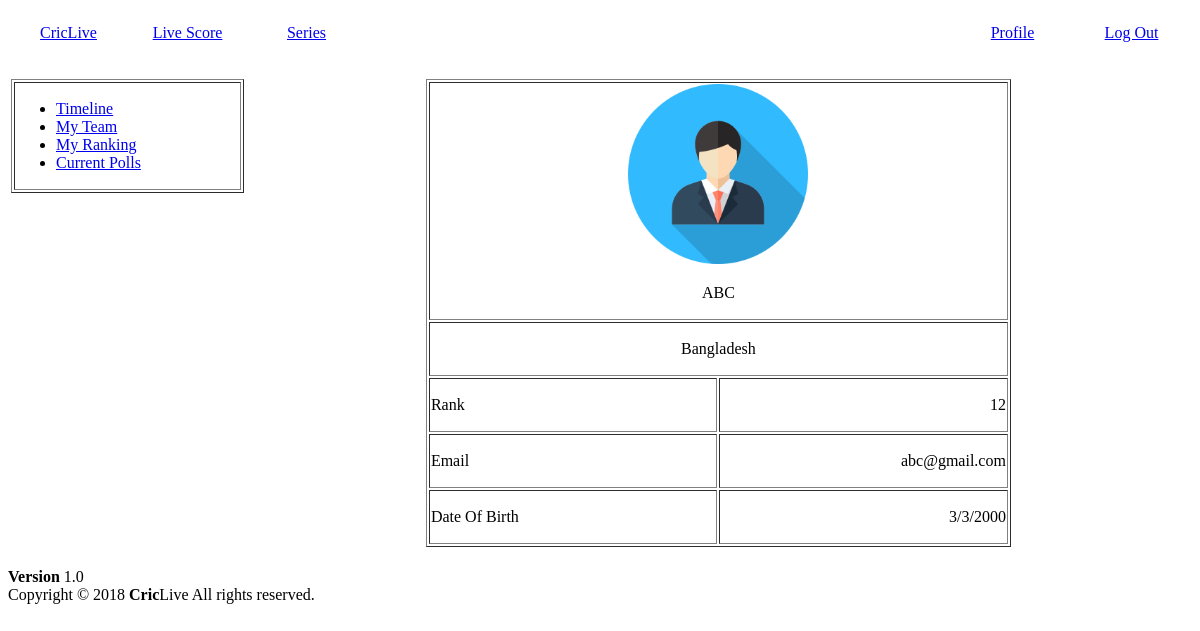
The page /user/userProfile.php?id=aa (signed in) on the database as committed earlier.
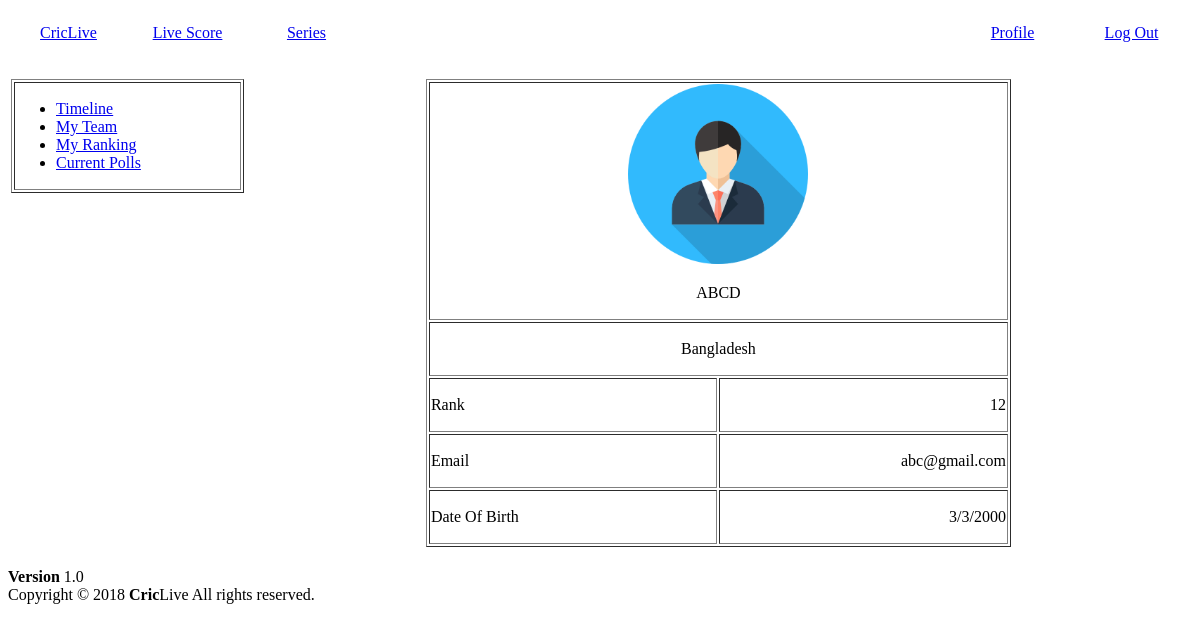
The same page on the database as committed later.
### tables this page shows
CREATE TABLE `user` (
  `id` varchar(100) NOT NULL,
  `password` varchar(100) NOT NULL,
  `name` varchar(100) NOT NULL,
  `email` varchar(100) NOT NULL,
  `country` varchar(100) NOT NULL,
  `date` varchar(100) NOT NULL
);

### user/userProfile.php (the view, shortened to what this page needs)
<?php
    $user = $_GET['id'];
    $name = null;
    $email = null;
    $dob = null;
    $country = null;
    $conn = mysqli_connect('localhost', 'root', '', 'criclive');
    $sql= "SELECT * from `user` where id='".$user."'";
    $result = mysqli_query($conn, $sql);
    while($row = mysqli_fetch_assoc($result))
    {
        $name = $row['name'];
        $email = $row['email'];
        $dob = $row['date'];
        $country = $row['country'];
    }
?>
<!DOCTYPE html>
<html>
<head>
</head>
<body>
    <table width="100%" style="color:green;" height="50px">
        <tr >
            <td width="10%"><a href="user.php"><center>CricLive</center></a></td>
            <td width="10%" style="color:green;"><a href="viewScore.php"><center>Live Score</center></a></td>
            <td width="10%"><a href="#"><center>Series</center></a></td>
            <td width="50%"></td>
            <td width="10%"><a href="profile.php"><center>Profile</center></a></td>
            <td width="10%"><a href="logout.php"><center>Log Out</center></a></td>
        </tr>
    </table >
    <br/>
    <table width="100%">
        <tr>
            <td  width="20%" valign="top">
                <table  width="100%" border="1">
                    <tr>
                        <center>
                            <td>
                                <ul>
                                <li><a href="#">Timeline</a></li>
                                <li><a href="myTeam.php"> My Team</a></li>
                                <li><a href="ranking.php"> My Ranking</a></li>
                                <li><a href="poll.php"> Current Polls </a></li>
                              </ul>
                            </td>
                        </center>
                    </tr>
                </table>
            </td>
            <td  width="15%"></td>
            <td width="50%">
                <table  width="100%" border="1">
                    <tr>
                        <td colspan="2">
                            <center>
                                <img src="../image/people.png" style="height:180px;">
                                <p id="name"><?=$name?></p>
                            </center>
                        </td>
                    </tr>
                    <tr>
                        <td colspan="2">
                            <center><p id="country"><?=$country?></p></center>
                        </td>
                    </tr>
                    <tr>
                        <td><p style="text-align: lest;">Rank</p></td>
                        <td><p style="text-align: right;" id="post">12</p></td>
                    </tr>
                    <tr>
                        <td width="50%"><p style="text-align: left;">Email</p></td>
                        <td><p style="text-align: right;" id="email"><?=$email?></p></td>
                    </tr>
                    <tr>
                        <td><p style="text-align: lest;">Date Of Birth</p></td>
                        <td><p style="text-align: right;" id="date"><?=$dob?></p></td>
                    </tr>
                </table>
            </td>
            <td width="15%"></td>
        </tr>
    </table>
    <br/>
    <?php include 'footer.php';?>
</body>
</html>

### user/footer.php
<div class="container">
      <div class="pull-right hidden-xs">
        <b>Version</b> 1.0
      </div>
      Copyright &copy; 2018 <strong>Cric</strong>Live All rights
      reserved.
    </div>

Rows that differ between the two databases and show on the page:
changed user "Bangladesh": name "ABC" → "ABCD"
